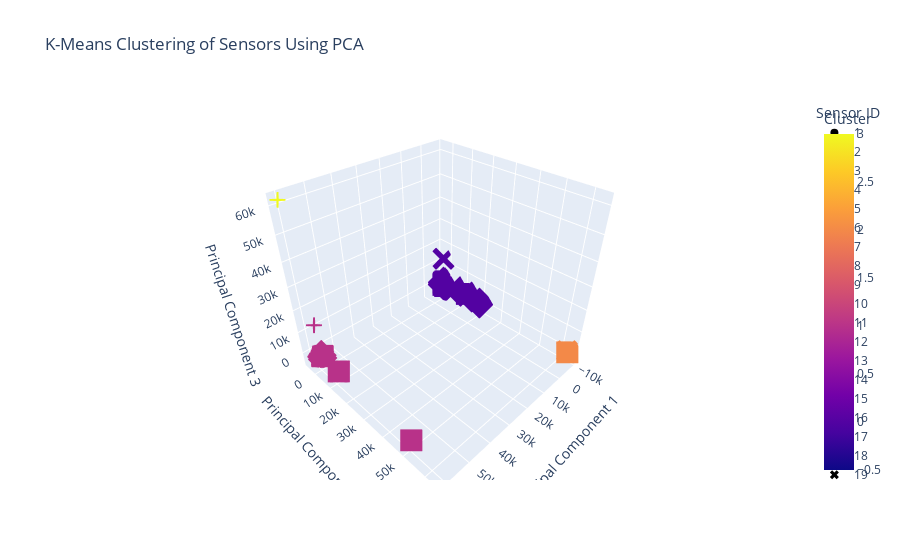

Here is the notebook cell this chart was saved with:
### Markdown cell above
## Clustering

### Code cell
from sklearn.cluster import KMeans

# Apply PCA
pca = PCA(n_components=3)
principal_components = pca.fit_transform(reduced_data_corr.drop(columns=['Sensor ID']))
principal_df = pd.DataFrame(data=principal_components, columns=['PC1', 'PC2', 'PC3'])
principal_df['Sensor ID'] = reduced_data_corr['Sensor ID']

# Apply K-Means clustering
kmeans = KMeans(n_clusters=4, random_state=42)
principal_df['Cluster'] = kmeans.fit_predict(principal_df[['PC1', 'PC2', 'PC3']])

# Create an interactive 3D scatter plot
fig = px.scatter_3d(
    principal_df,
    x='PC1',
    y='PC2',
    z='PC3',
    color='Cluster',
    symbol='Sensor ID',
    title='K-Means Clustering of Sensors Using PCA',
    labels={'PC1': 'Principal Component 1', 'PC2': 'Principal Component 2', 'PC3': 'Principal Component 3'},
    hover_data=['Sensor ID']
)

fig.show()
